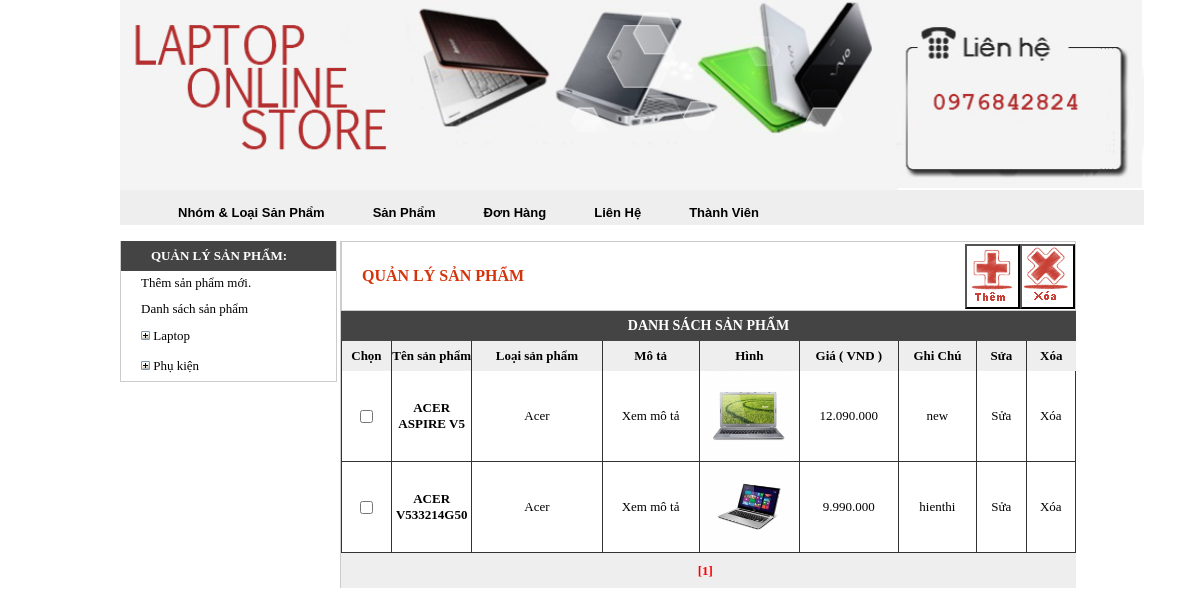
/admincp/?m=sp&b=sp-list&idl=2 (signed in), run on the app's committed database.
### tables this page shows
CREATE TABLE IF NOT EXISTS `nhomsanpham` (
  `id_nhom` int(10) NOT NULL,
  `tennhom` varchar(255) NOT NULL,
  PRIMARY KEY (`id_nhom`)
);

CREATE TABLE IF NOT EXISTS `sanpham` (
  `id` int(20) NOT NULL AUTO_INCREMENT,
  `id_loai` int(10) NOT NULL,
  `tensp` text NOT NULL,
  `hinh` text NOT NULL,
  `gia` int(15) NOT NULL,
  `ghichu` text NOT NULL,
  `soluongban` int(10) NOT NULL,
  `id_menu` int(10) NOT NULL,
  PRIMARY KEY (`id`)
);

CREATE TABLE IF NOT EXISTS `loaisanpham` (
  `id_loai` int(10) NOT NULL,
  `id_nhom` int(11) NOT NULL,
  `tenloaisp` text NOT NULL,
  `ghichu` varchar(255) NOT NULL,
  PRIMARY KEY (`id_loai`)
);

### admincp/include/menu-tree.php (the view, shortened to what this page needs)
<table border="0" cellpadding="0" cellspacing="0">
<?php
	$sql=mysql_query("select * from nhomsanpham");
	$i=1;
	while($r=mysql_fetch_array($sql))
	{
		$tennhom=$r["tennhom"];$id_nhom=$r["id_nhom"];
		echo "<tr><td>
		<div style=\"padding-left:20px;\">
		<table border=0 cellspacing=0 cellpadding=0 >
		<tr><td height=30px width=100%>
		<a onclick=\"danhmuc($i);\"><img src=\"../admincp/img/expand_f.gif\" width=9 height=9 /></a>
		<a style=\"color:#000000\" onclick='danhmuc($i);' onMouseOver=\"style.color='#0099CC'\" onMouseOut=\"style.color='#000000'\">$tennhom</a>
		</td></tr>
		</table>
		</div>";
		echo "</td></tr>";
		$i++;
	}
?>
</table>

### admincp/include/sp-list.php (shortened to what this page needs)
<form method="post" id="frm" name="form">
<table width="735" height="70" border="0" cellspacing="0" cellpadding="0" bgcolor="#FFFFFF" bordercolordark="#FFFFFF">
	  <tr>
      	<td style="border-top:1px solid #CCCCCC; border-bottom: 1px solid #CCCCCC; border-left:1px solid #CCCCCC"><div align="left" style="color:#d4340c; font-family:Tahoma; font-size: 16px; font-weight:bold; padding-left:20px">QUẢN LÝ SẢN PHẨM
      	</div></td>
      	<td style="border-top:1px solid #CCCCCC; border-bottom: 1px solid #CCCCCC; height:65px; width:55px">
		<input type="button" value='' onClick="document.form.action='../admincp/?m=sp&b=sp-insert'; document.form.submit();" style="background:url(../images/bt_them.jpg); width:55px; height:65px;">
		</td>
		<td style="border-top:1px solid #CCCCCC; border-bottom: 1px solid #CCCCCC; border-right:1px solid #CCCCCC; height:65px; width:55px">
		<input type="button" value='' onClick="document.form.action='../admincp/?m=sp&b=sp-xl-del';document.form.submit();" style="background:url(../images/bt_xoa.jpg); width:55px; height:65px;">
        </td>
      </tr>
    </table>
<table width="735" border="0" cellspacing="0" cellpadding="0">
  <tr>
    <td colspan="9" class="tieude" align="center">DANH SÁCH SẢN PHẨM</td>
  </tr>
  <tr height="30" bgcolor="#eee">
    <td align="center" width="50" style="border-left:1px solid #333;border-right:1px solid #333"><strong>Chọn</strong></td>
    <td align="center" width="80" style="border-right:1px solid #333"><strong>Tên sản phẩm</strong></td>
    <td align="center" width="135" style="border-right:1px solid #333"><strong>Loại sản phẩm</strong></td>
    <td align="center" width="100" style="border-right:1px solid #333"><strong>Mô tả</strong></td>
    <td align="center" width="100" style="border-right:1px solid #333"><strong>Hình</strong></td>
    <td align="center" width="100" style="border-right:1px solid #333"><strong>Giá ( VND )</strong></td>
    <td align="center" width="80" style="border-right:1px solid #333"><strong>Ghi Chú</strong></td>
    <td align="center" width="50" style="border-right:1px solid #333"><strong>Sửa</strong></td>
    <td align="center" width="50"><strong>Xóa</strong></td>
  </tr>
<?php
		$idl=$_GET["idl"];
		if(isset($_REQUEST["idl"])){
	        $kq=mysql_query("select count(*) from sanpham,loaisanpham where sanpham.id_loai=loaisanpham.id_loai and sanpham.id_loai=$idl"); }
		else{
	        $kq=mysql_query("select count(*) from sanpham"); }
        $r=mysql_fetch_array($kq);
        $numrow=$r[0];
        $pagesize=20;
        $pagecount=ceil($numrow/$pagesize);
        $segsize=5;
        if(!isset($_GET["page"]))
			 $curpage=1;
        else
        	 $curpage=$_GET["page"];
        $curseg=($curpage % $segsize==0)?($curpage/$segsize):(int)($curpage/$segsize+1);
		$k=($curpage-1)*$pagesize;
		if(isset($_REQUEST["idl"])){
			$sql3="select sanpham.*,loaisanpham.id_loai,loaisanpham.tenloaisp from sanpham,loaisanpham where sanpham.id_loai=loaisanpham.id_loai and sanpham.id_loai=$idl order by tensp limit $k,$pagesize";}
		else{
			$sql3="select * from sanpham order by tensp limit $k,$pagesize";}
		$kq3=mysql_query($sql3);
		if(!$kq3)
			echo "";
		else{
		while($r3=mysql_fetch_array($kq3))
		{
			$tensp=$r3['tensp']; $mota=$r3['mota'] ; $ghichu=$r3["ghichu"];
			$hinh=$r3['hinh'] ; $gia=number_format($r3['gia'],0,'','.') ;$id=$r3["id"];
			$sql2="select * from loaisanpham,sanpham where loaisanpham.id_loai=sanpham.id_loai and sanpham.id='$id'";
			$kq2=mysql_query($sql2);
			while($r2=mysql_fetch_array($kq2))
			{
				$tenloaisp=$r2["tenloaisp"];
  ?>
  <tr>
  <td width="50" align="center" style="border-left:1px solid #333;border-bottom:1px solid #333; border-right:1px solid #333">
  <input type="checkbox" name="chon[]" value="<?php echo $id; ?>"/></td>
    <td width="80" align="center" style="border-bottom:1px solid #333; border-right:1px solid #333"><b><?php echo "$tensp"; ?></b></td>
    <td width="135" align="center" style="border-bottom:1px solid #333; border-right:1px solid #333"><?php echo "$tenloaisp"; ?></td>
    <td width="100" style="border-bottom:1px solid #333; border-right:1px solid #333">
	<div align="center" style="padding-left:3px; padding-right:3px;" onclick="var win=window.open('mota.php?id=<?php echo $id; ?>', 'open_window', 'width=570, height=320, left=0, top=0')">Xem mô tả</div></td>
    <td width="100" align="center" style="border-bottom:1px solid #333; border-right:1px solid #333"><div onclick="var win=window.open('../zoom.php?id=<?php echo $id; ?>', 'open_window', 'width=405, height=530, left=0, top=0')"><img src="../sanpham/small/<?php echo "$hinh"; ?>" width="90" height="90"></div></td>
	<td width="100" align="center" style="border-bottom:1px solid #333; border-right:1px solid #333"><?php echo "$gia"; ?></td>
	<td width="80" align="center" style="border-bottom:1px solid #333; border-right:1px solid #333"><?php echo "$ghichu"; ?></td>
    <td width="50" align="center" style="border-bottom:1px solid #333; border-right:1px solid #333"><a href="?m=sp&b=sp-update&id=<?php echo $id; ?>">Sửa</a></td>
    <td width="50" align="center" style="border-bottom:1px solid #333; border-right:1px solid #333"><a href="?m=sp&b=sp-del&id=<?php echo $id; ?>" onclick="return check()">Xóa</a>
    </td>
  </tr>
 <?php
	  		}
		}
		}
 ?>
  <tr>
	<td colspan="9" class="ketthuc" bgcolor="#eee">
 <?php
    if($numrow==0)
		echo "Không tìm thấy sản phẩm nào!!";
	else{
	if(isset($_REQUEST["idl"])){
			$n=$curseg*$segsize<=$pagecount?$curseg*$segsize:$pagecount;
			for($i=($curseg-1)*$segsize+1;$i<=$n;$i++)
			{
				if($curpage==$i)
					echo "<a href='?m=sp&b=sp-list&idl=$idl&page=".$i."'><font color='#FF0000'>[".$i."]</font></a> &nbsp;";
				else
					echo "<a href='?m=sp&b=sp-list&idl=$idl&page=".$i."'><font color='#000'>[".$i."]</font></a> &nbsp;";
			}
	}
	}
?>
    </td>
  </tr>
</table>
</form>

### admincp/css/main.css (style rules this page uses)
body { background-repeat: repeat-y; margin-left: 0px; margin-top: 0px; margin-right: 0px; margin-bottom: 0px; text-align: center; font-family:Tahoma; font-size:13px; background-color:#FFFFFF; background-attachment: fixed; }
a:link { text-decoration: none; color:#000000; }
.tieude { color:#FFFFFF; font-family:Tahoma; font-size: 14px; font-weight:bold; background-color:#444;height:30px; }
.ketthuc { text-align:center; background-color:#fffffff; height:35px; color:#FFFFFF; font-weight:bold; }

### data on the page
nhomsanpham: tennhom "Laptop"
nhomsanpham: tennhom "Phụ kiện"
sanpham: tensp "ACER ASPIRE V5", id_loai.tenloaisp "Acer", hinh (picture), gia "12.090.000", ghichu "new"
sanpham: tensp "ACER V533214G50", id_loai.tenloaisp "Acer", hinh (picture), gia "9.990.000", ghichu "hienthi"
